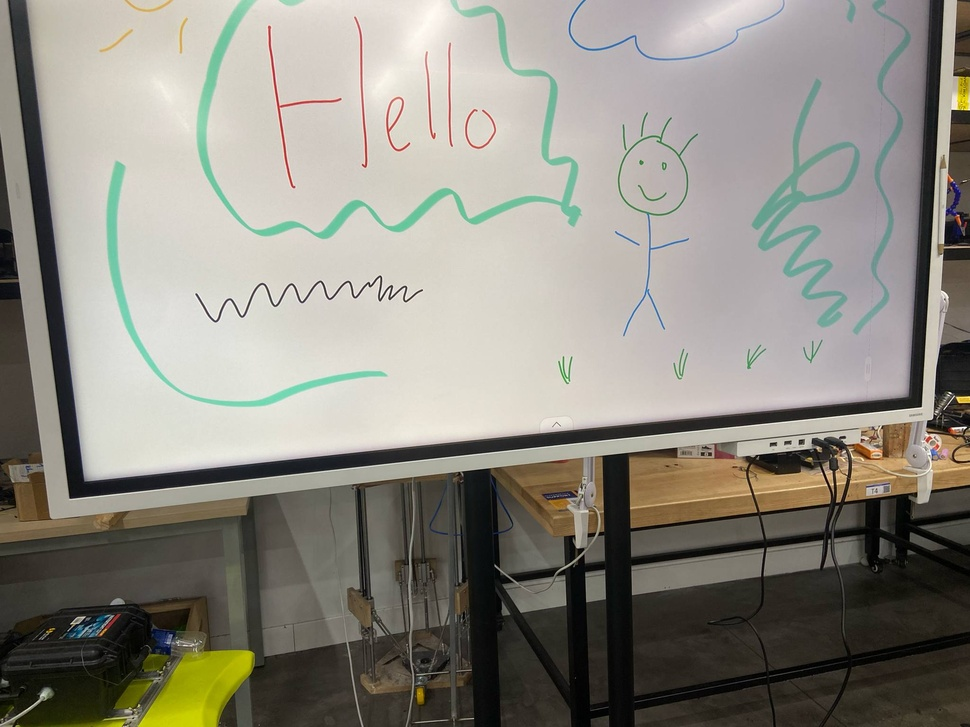
#> input picture input/2DkuFxzF.jpeg, 970 x 727 px, shrunk from 2048 x 1536 before the run; its folder holds only this picture in this run
$ python -i enhancer.py   (imports and definitions only)
#> lines starting #> are read from the running program, lines starting #| are printed output that depends on the picture
#> further down, picture is the input picture: shape (727, 970, 3); mean B, G, R 129.6, 138.9, 142.1
"""
Image enhancement module for whiteboard enhancer.
"""

import cv2


def enhance_whiteboard(image, params=None):
    """
    Enhance whiteboard: Denoising, contrast enhancement, and thresholding

    Args:
        image: Input image (BGR format)
        params: Dictionary of enhancement parameters (optional)
            - denoise_h: Denoising strength (default: 10)
            - clahe_clip: CLAHE clip limit (default: 2.0)
            - clahe_grid: CLAHE grid size (default: 8)
            - adaptive_block: Adaptive threshold block size (default: 15)
            - adaptive_c: Adaptive threshold C value (default: 9)
            - use_adaptive: Whether to use adaptive thresholding (default: True)
            - threshold: Global threshold value (default: 160)
            - blur_size: Final blur kernel size (default: 3)

    Returns:
        Enhanced grayscale image
    """
    # Default parameters
    default_params = {
        'denoise_h': 10,
        'clahe_clip': 2.0,
        'clahe_grid': 8,
        'adaptive_block': 15,
        'adaptive_c': 9,
        'use_adaptive': True,
        'threshold': 160,
        'blur_size': 3
    }

    # Use provided parameters or defaults
    if params is None:
        params = default_params
    else:
        # Fill in any missing parameters with defaults
        for key, value in default_params.items():
            if key not in params:
                params[key] = value

    # Step 0: Convert to grayscale
    gray = cv2.cvtColor(image, cv2.COLOR_BGR2GRAY)

    # Step 1: Initial denoising to remove noise before processing
    denoised = cv2.fastNlMeansDenoising(gray, None, h=params['denoise_h'])

    # Step 2: Contrast enhancement (CLAHE)
    clahe = cv2.createCLAHE(clipLimit=params['clahe_clip'],
                           tileGridSize=(params['clahe_grid'], params['clahe_grid']))
    enhanced = clahe.apply(denoised)

    # Step 3: Thresholding (either adaptive or global based on parameters)
    if params['use_adaptive']:
        # Adaptive thresholding for varying lighting conditions
        binary = cv2.adaptiveThreshold(enhanced, 255, cv2.ADAPTIVE_THRESH_GAUSSIAN_C,
                                      cv2.THRESH_BINARY, params['adaptive_block'], params['adaptive_c'])
    else:
        # Global thresholding for more uniform results
        _, binary = cv2.threshold(enhanced, params['threshold'], 255, cv2.THRESH_BINARY)

    # Step 4: Final cleanup with median blur to remove salt-and-pepper noise
    if params['blur_size'] > 0:
        final = cv2.medianBlur(binary, params['blur_size'])
    else:
        final = binary

    return final


def enhance_whiteboard_color(image, params=None):
    """
    Enhance whiteboard while preserving color information

    Args:
        image: Input image (BGR format)
        params: Dictionary of enhancement parameters (same as enhance_whiteboard)

    Returns:
        Enhanced color image
    """
    # Default parameters
    default_params = {
        'denoise_h': 10,
        'clahe_clip': 2.0,
        'clahe_grid': 8,
        'adaptive_block': 15,
        'adaptive_c': 9,
        'use_adaptive': True,
        'threshold': 160,
        'blur_size': 3,
        'saturation_boost': 1.2  # Boost colors slightly
    }

    # Use provided parameters or defaults
    if params is None:
        params = default_params
    else:
        # Fill in any missing parameters with defaults
        for key, value in default_params.items():
            if key not in params:
                params[key] = value

    # Step 1: Convert to HSV for better color manipulation
    hsv = cv2.cvtColor(image, cv2.COLOR_BGR2HSV)
#> hsv: shape (727, 970, 3); mean H, S, V 45.8, 39.3, 144.4
    h, s, v = cv2.split(hsv)
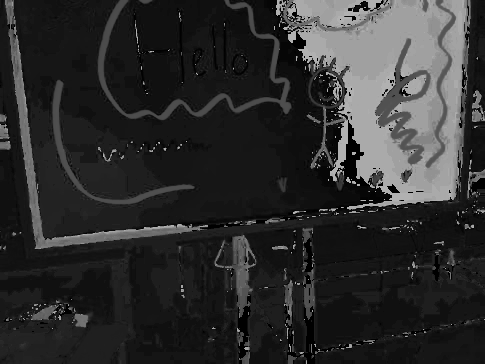
#> h: shape (727, 970) (shown at 1/2 size); min 0, max 179, mean 45.8
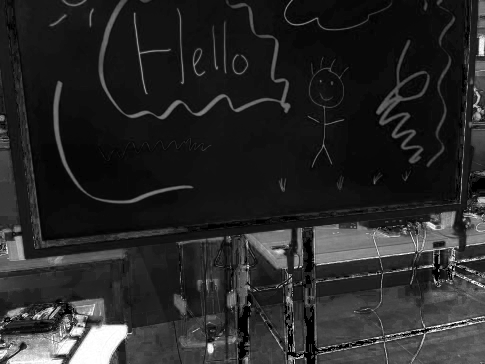
#> s: shape (727, 970) (shown at 1/2 size); min 0, max 255, mean 39.3
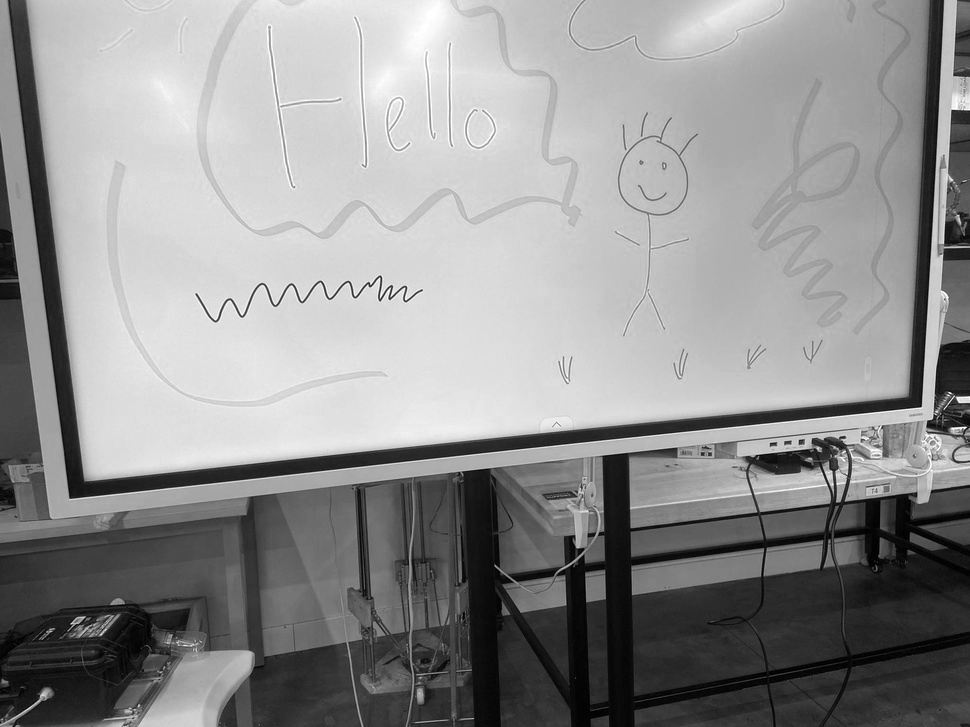
#> v: shape (727, 970); min 0, max 255, mean 144.4

    # Step 2: Enhance the value (brightness) channel
    enhanced_v = enhance_whiteboard(cv2.cvtColor(image, cv2.COLOR_BGR2GRAY), params)

    # Step 3: Boost saturation slightly to make colors more vivid
    s = cv2.multiply(s, params['saturation_boost'])
    s = cv2.min(s, 255)  # Ensure we don't exceed 255

    # Step 4: Merge channels back together
    enhanced_hsv = cv2.merge([h, s, enhanced_v])

    # Step 5: Convert back to BGR
    enhanced_color = cv2.cvtColor(enhanced_hsv, cv2.COLOR_HSV2BGR)

    return enhanced_color

>>> import cv2
>>> picture = cv2.imread('../input/2DkuFxzF.jpeg')
#> (the run stopped early here; a loop or call above may not have finished)

$ run again, on input/3vKlB8l2.jpeg
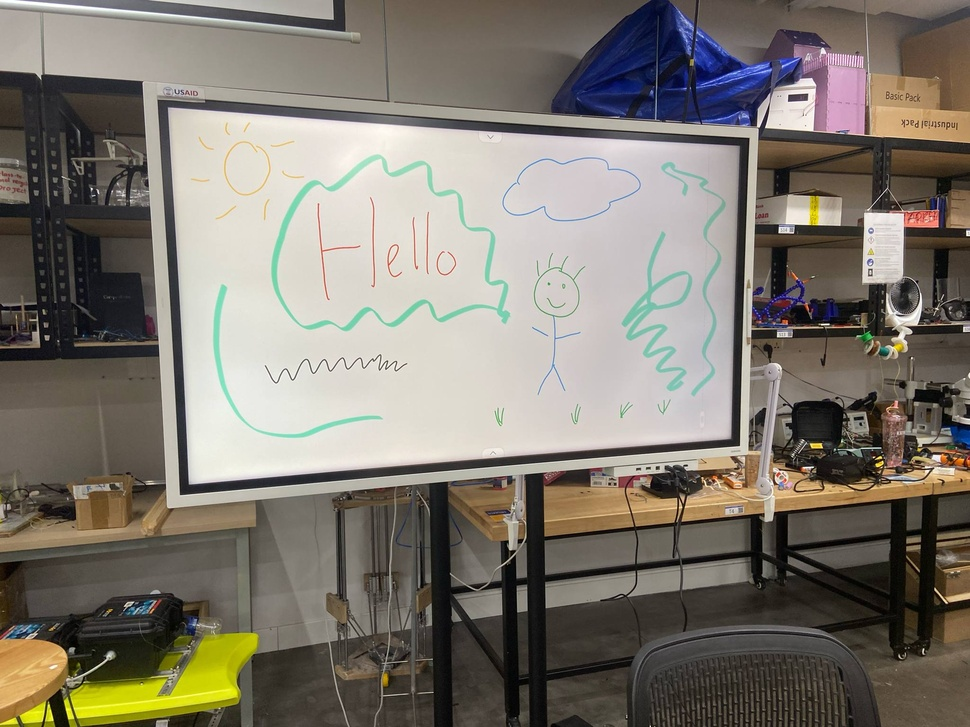
#> input picture input/3vKlB8l2.jpeg, 970 x 727 px, shrunk from 2048 x 1536 before the run
#> picture is the input picture: shape (727, 970, 3); mean B, G, R 110.9, 120.7, 126.6
#> hsv: shape (727, 970, 3); mean H, S, V 38.7, 51.5, 129.7
#> in enhance_whiteboard_color, `h, s, v = cv2.split(hsv)`:
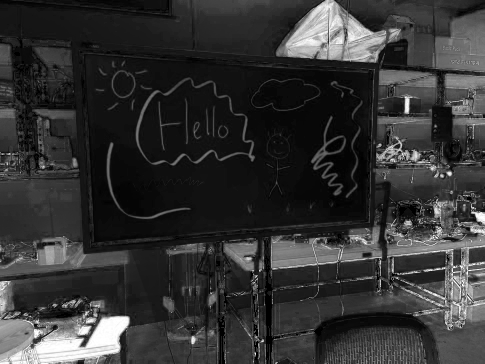
#> s: shape (727, 970) (shown at 1/2 size); min 0, max 255, mean 51.5
#> in enhance_whiteboard_color, `h, s, v = cv2.split(hsv)`:
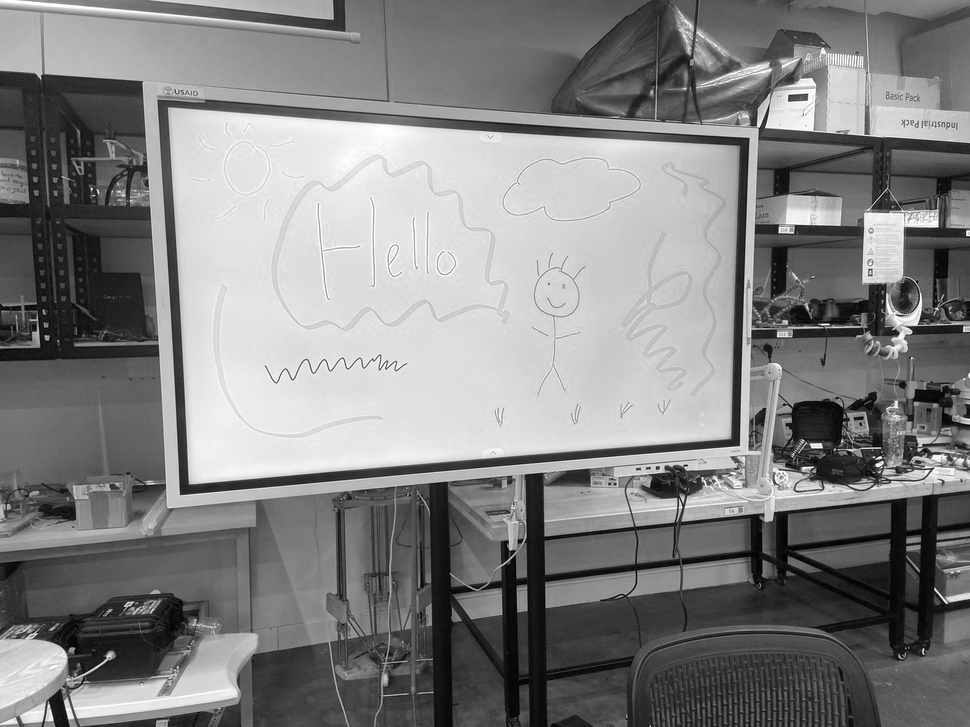
#> v: shape (727, 970); min 0, max 255, mean 129.7

$ run again, on input/5wkI9uGp.jpeg
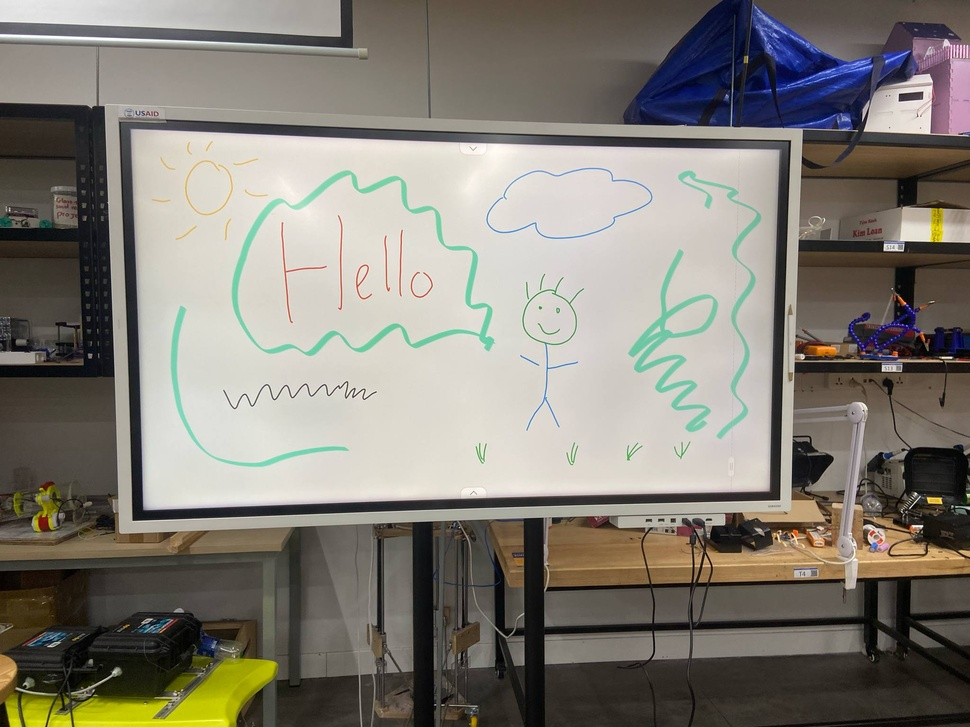
#> input picture input/5wkI9uGp.jpeg, 970 x 727 px, shrunk from 2048 x 1536 before the run
#> picture is the input picture: shape (727, 970, 3); mean B, G, R 117.1, 125.9, 130.3
#> hsv: shape (727, 970, 3); mean H, S, V 33.3, 49.8, 134.1
#> in enhance_whiteboard_color, `h, s, v = cv2.split(hsv)`:
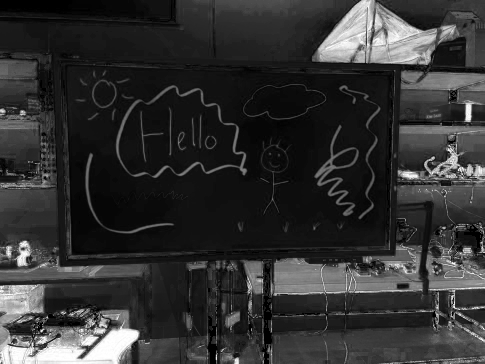
#> s: shape (727, 970) (shown at 1/2 size); min 0, max 255, mean 49.8
#> in enhance_whiteboard_color, `h, s, v = cv2.split(hsv)`:
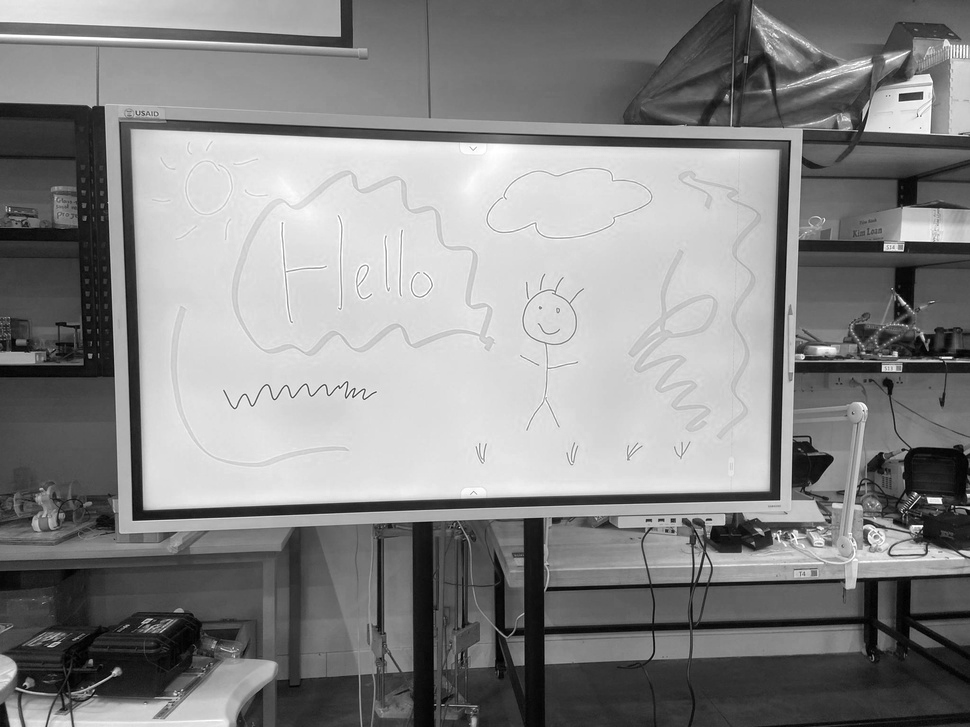
#> v: shape (727, 970); min 0, max 255, mean 134.1
